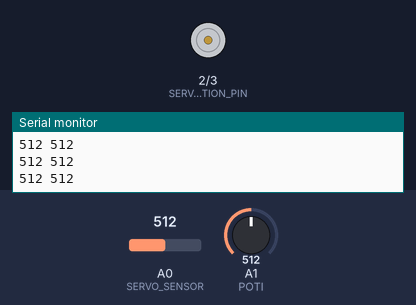
A sketch run on a simulated Arduino Uno, built with avr-gcc and run on an emulated ATmega328P. On the bench: direction and speed pins drawn as motors (green arrow = direction pin HIGH = forward, orange = LOW = backward, longer = more drive), the last lines printed to the serial monitor. Inputs (shaded band) come from the test bench; at power-on: A0 (SERVO_SENSOR) = 512, A1 (POTI) = 512.

Above: at 1.2 s.
1.3 s: A0 (SERVO_SENSOR) set to 991
At 1.89 s:
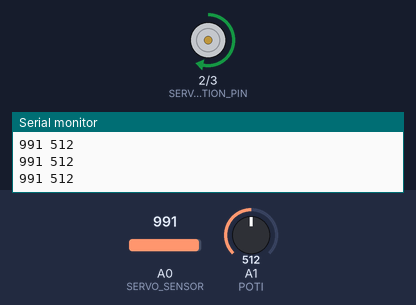
4.3 s: A0 (SERVO_SENSOR) set to 1008
At 4.53 s:
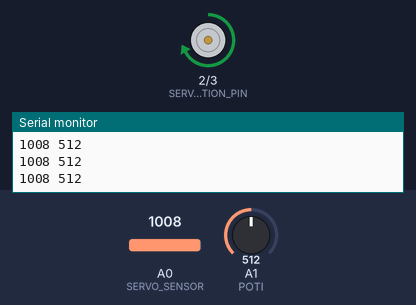
7.3 s: A1 (POTI) set to 716
At 8.3 s:
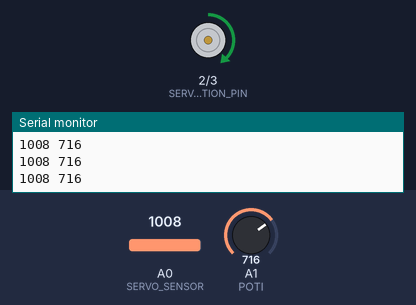
10.3 s: A1 (POTI) set to 771
13.3 s: A1 (POTI) set to 794
16.3 s: A1 (POTI) set to 1023
Timing chart, 0 to 18.8 s (numbered marks = the images above; inputs shaded):
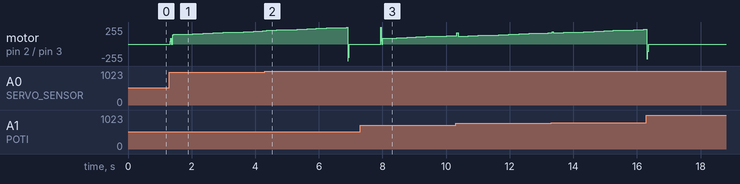

Measured:
- the behaviour switches between 999 and 1000 on A0 (SERVO_SENSOR) (found by bisection; images 1 and 2)

The sketch:

PID_project.ino
```cpp
//Wiper motor software v 1.3:
//Servo sensor to Analog 0
//Setpoint potentiometer to Analog 1
//H bridge direction pin to Digital 2
//H bridge PWM signal to Digital 3
//
//For the first test run, set MAX_DUTYCYCLE to 75 in order to lower the maximum torque in case something goes wrong.
//
//#include <avr/io.h>
//#include <util/delay.h>


int ADC_SetPoint = 0;
int ADC_SetPointOld = 0;
int ADC_ServoPoti = 0;
int ADC_ServoPotiOld = 0;
int dutyCycle = 0; // 10 - 255
int ADCdiff = 0;
int timeDiff = 0;

//Change values below to adapt your motor
//Set MAX_DUTYCYCLE to 75 for the first test run!

#define P_FRACTION 0.3         //0.0 - 10.0 (0.3)
#define I_FRACTION 0.3         //0.0 - 10.0 (0.3)
#define D_FRACTION 2,9         //0.0 - 10.0 (4.0)

#define V_WINDOW 25            //10 - 1000 (25)
#define MIN_DUTYCYCLE 25       //0 - 255 (25)
#define MAX_DUTYCYCLE 255      //0 - 255 (255)
#define SOFT_START 0.3         //0.00 - 1.00 (0.30) 1.00 = OFF
#define EMERGENCY_SHUTDOWN 4   //0 - 100 (4), 0 - OFF, Stops motor if blocked
#define SHOOT_THROUGH_PAUSE 10 //Prevent H bridge from shoot through whenever the direction pin is changed

#define SERVO_DIRECTION_PIN 2  //Direction pin servo motor
#define SERVO_PWM_PIN 3        //PWM pin servo motor
#define SERVO_SENSOR A0        //Analog input servo sensor
#define POTI A1                //Analog input potentiometer


void setup(){
  pinMode(SERVO_DIRECTION_PIN, OUTPUT);
  pinMode(SERVO_PWM_PIN, OUTPUT);

  pinMode(SERVO_SENSOR, INPUT);
  pinMode(POTI, INPUT);

  Serial.begin(9600);

}


void loop(){
  ADC_ServoPoti = analogRead(0);     // reads the servo sensor (between 0 and 1023)
  ADC_SetPoint = analogRead(1);

  ADCdiff = ADC_SetPoint - ADC_ServoPoti;

  //PID implenetatiom
  dutyCycle = abs(ADCdiff) * P_FRACTION;
  dutyCycle += timeDiff * I_FRACTION;
  dutyCycle += abs(ADC_SetPointOld - ADC_SetPoint) * D_FRACTION;
  //end of calculus of error on PID


  if(SOFT_START * timeDiff < 1){
    dutyCycle = dutyCycle * (SOFT_START * timeDiff);
  }

  timeDiff++;

  if(dutyCycle < MIN_DUTYCYCLE && dutyCycle > 0){
    dutyCycle = MIN_DUTYCYCLE;
  }

  if(dutyCycle > MAX_DUTYCYCLE){
    dutyCycle = MAX_DUTYCYCLE;
  }

  if(dutyCycle < 0){
    dutyCycle = 0;
  }


    if(abs(ADCdiff) < V_WINDOW){
      dutyCycle = 0;
      timeDiff = 0;
    }

    if(abs(ADC_ServoPotiOld - ADC_ServoPoti) < EMERGENCY_SHUTDOWN && dutyCycle == MAX_DUTYCYCLE && timeDiff > 50){
      analogWrite(SERVO_PWM_PIN, 0);
      delayMicroseconds(SHOOT_THROUGH_PAUSE);
      digitalWrite(SERVO_DIRECTION_PIN, 0);
      delay(1000);
      timeDiff = 0;
    }
    else{
      if(ADCdiff > 0){
        analogWrite(SERVO_PWM_PIN, 0);
        delayMicroseconds(SHOOT_THROUGH_PAUSE);
        digitalWrite(SERVO_DIRECTION_PIN, 0);
        delayMicroseconds(SHOOT_THROUGH_PAUSE);
        analogWrite(SERVO_PWM_PIN, dutyCycle);
      }
      if(ADCdiff < 0){
        analogWrite(SERVO_PWM_PIN, 0);
        delayMicroseconds(SHOOT_THROUGH_PAUSE);
        digitalWrite(SERVO_DIRECTION_PIN, 1);
        delayMicroseconds(SHOOT_THROUGH_PAUSE);
        analogWrite(SERVO_PWM_PIN, dutyCycle);
      }
    }


  ADC_SetPointOld = ADC_SetPoint;
  ADC_ServoPotiOld = ADC_ServoPoti;


Serial.print(ADC_ServoPoti);
Serial.print(" ");
Serial.println(ADC_SetPoint);

 // Serial.println(analysis);

  delay(15);                             // waits for the servo to get there

}
```
